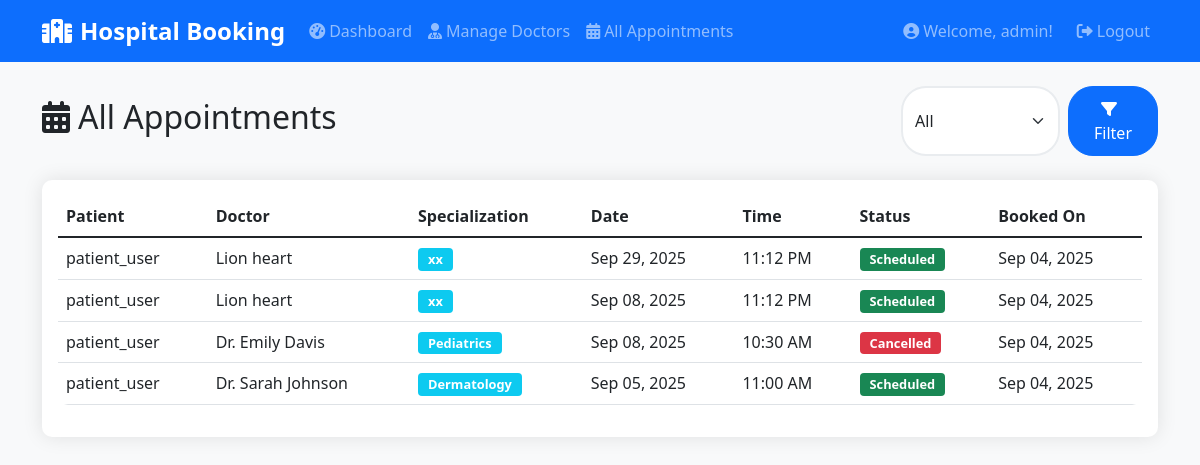
The page /admin/appointments (signed in) on the database as committed earlier.
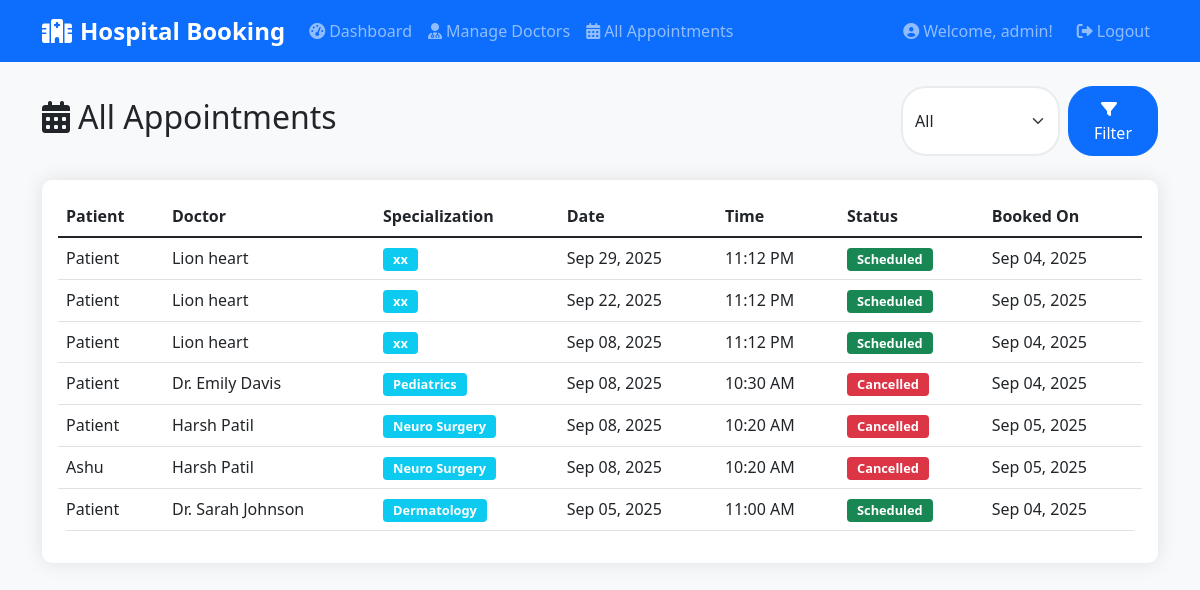
The same page on the database as committed later.
### models/user.py (models this page shows, shortened)
class User(UserMixin, db.Model):
    id = db.Column(db.Integer, primary_key=True)
    username = db.Column(db.String(80), unique=True, nullable=False)
    email = db.Column(db.String(120), unique=True, nullable=False)
    password_hash = db.Column(db.String(128), nullable=False)
    role = db.Column(db.String(20), default='patient')  # 'patient' or 'admin'
    phone = db.Column(db.String(15))
    created_at = db.Column(db.DateTime, default=datetime.utcnow)
    appointments = db.relationship('Appointment', backref='patient', lazy=True)

### models/appointment.py (models this page shows, shortened)
class Appointment(db.Model):
    id = db.Column(db.Integer, primary_key=True)
    patient_id = db.Column(db.Integer, db.ForeignKey('user.id'), nullable=False)
    doctor_id = db.Column(db.Integer, db.ForeignKey('doctor.id'), nullable=False)
    appointment_date = db.Column(db.Date, nullable=False)
    appointment_time = db.Column(db.Time, nullable=False)
    status = db.Column(db.String(20), default='scheduled')  # scheduled, completed, cancelled
    notes = db.Column(db.Text)
    created_at = db.Column(db.DateTime, default=datetime.utcnow)

### models/doctor.py (models this page shows, shortened)
class Doctor(db.Model):
    id = db.Column(db.Integer, primary_key=True)
    name = db.Column(db.String(100), nullable=False)
    specialization = db.Column(db.String(100), nullable=False)
    email = db.Column(db.String(120))
    phone = db.Column(db.String(15))
    experience = db.Column(db.Integer)  # years of experience
    qualifications = db.Column(db.Text)
    is_available = db.Column(db.Boolean, default=True)
    created_at = db.Column(db.DateTime, default=datetime.utcnow)
    appointments = db.relationship('Appointment', backref='doctor', lazy=True)
    schedules = db.relationship('DoctorSchedule', backref='doctor', lazy=True, cascade='all, delete-orphan')

### routes/admin.py (the view)
@admin_bp.route('/admin/appointments')
@login_required
@admin_required
def view_all_appointments():
    page = request.args.get('page', 1, type=int)
    status_filter = request.args.get('status', 'all')
    query = Appointment.query
    if status_filter != 'all':
        query = query.filter_by(status=status_filter)
    appointments = query.order_by(
        Appointment.appointment_date.desc(),
        Appointment.appointment_time.desc()
    ).paginate(
        page=page, per_page=20, error_out=False
    )
    return render_template('admin_appointments.html',
                         appointments=appointments,
                         status_filter=status_filter)

### app.py (called while the page is built)
def create_app(config_name=None):
    app = Flask(__name__)
    if config_name is None:
        config_name = os.environ.get('FLASK_ENV', 'development')
    app.config.from_object(config[config_name])
    db.init_app(app)
    login_manager = LoginManager()
    login_manager.init_app(app)
    login_manager.login_view = 'auth.login'
    login_manager.login_message = 'Please log in to access this page.'
    login_manager.login_message_category = 'info'
    @login_manager.user_loader
    def load_user(user_id):
        return User.query.get(int(user_id))
    app.register_blueprint(auth_bp)
    app.register_blueprint(patient_bp)
    app.register_blueprint(admin_bp)
    with app.app_context():
        db.create_all()
        create_sample_data()
    return app

### routes/admin.py (called while the page is built)
def admin_required(f):
    @wraps(f)
    def decorated_function(*args, **kwargs):
        if not current_user.is_authenticated or current_user.role != 'admin':
            flash('Admin access required!', 'error')
            return redirect(url_for('auth.login'))
        return f(*args, **kwargs)
    return decorated_function

### templates/admin_appointments.html (shortened to what this page needs)
{% extends "base.html" %}
{% block content %}
<div class="d-flex justify-content-between align-items-center mb-4">
  <h2><i class="fas fa-calendar-alt me-2"></i>All Appointments</h2>
  <form class="d-flex" method="GET" action="{{ url_for('admin.view_all_appointments') }}">
    <select class="form-select me-2" name="status">
      <option value="all" {% if status_filter == 'all' %}selected{% endif %}>All</option>
    </select>
    <button class="btn btn-primary" type="submit"><i class="fas fa-filter me-2"></i>Filter</button>
  </form>
</div>
<div class="card">
  <div class="card-body">
    {% if appointments.items %}
      <div class="table-responsive">
        <table class="table table-hover">
          <thead>
            <tr>
              <th>Patient</th>
              <th>Doctor</th>
              <th>Specialization</th>
              <th>Date</th>
              <th>Time</th>
              <th>Status</th>
              <th>Booked On</th>
            </tr>
          </thead>
          <tbody>
            {% for a in appointments.items %}
            <tr>
              <td>{{ a.patient.username }}</td>
              <td>{{ a.doctor.name }}</td>
              <td><span class="badge bg-info">{{ a.doctor.specialization }}</span></td>
              <td>{{ a.appointment_date.strftime('%b %d, %Y') }}</td>
              <td>{{ a.appointment_time.strftime('%I:%M %p') }}</td>
              <td>
                {% if a.status == 'scheduled' %}
                  <span class="badge bg-success">Scheduled</span>
                {% elif a.status == 'completed' %}
                  <span class="badge bg-primary">Completed</span>
                {% else %}
                  <span class="badge bg-danger">Cancelled</span>
                {% endif %}
              </td>
              <td>{{ a.created_at.strftime('%b %d, %Y') }}</td>
            </tr>
            {% endfor %}
          </tbody>
        </table>
      </div>
    {% else %}
      <div class="text-center py-5">
        <i class="fas fa-calendar-times fa-3x text-muted mb-3"></i>
        <h5 class="text-muted">No appointments found</h5>
      </div>
    {% endif %}
  </div>
</div>
{% endblock %}

### templates/base.html (shortened to what this page needs)
<!DOCTYPE html>
<html lang="en">
<head>
    <link href="https://cdn.jsdelivr.net/npm/bootstrap@5.1.3/dist/css/bootstrap.min.css" rel="stylesheet">
    <link href="https://cdnjs.cloudflare.com/ajax/libs/font-awesome/6.0.0/css/all.min.css" rel="stylesheet">
    <link href="{{ url_for('static', filename='css/style.css') }}" rel="stylesheet">
</head>
<body>
    <nav class="navbar navbar-expand-lg navbar-dark bg-primary">
        <div class="container">
            <a class="navbar-brand" href="{{ url_for('auth.index') }}">
                <i class="fas fa-hospital me-2"></i>Hospital Booking
            </a>
            {% if current_user.is_authenticated %}
            <div class="collapse navbar-collapse" id="navbarNav">
                <ul class="navbar-nav me-auto">
                    {% if current_user.role == 'patient' %}
                        <li class="nav-item">
                            <a class="nav-link" href="{{ url_for('patient.dashboard') }}">
                                <i class="fas fa-tachometer-alt me-1"></i>Dashboard
                            </a>
                        </li>
                        <li class="nav-item">
                            <a class="nav-link" href="{{ url_for('patient.view_doctors') }}">
                                <i class="fas fa-user-md me-1"></i>Find Doctors
                            </a>
                        </li>
                        <li class="nav-item">
                            <a class="nav-link" href="{{ url_for('patient.appointment_history') }}">
                                <i class="fas fa-history me-1"></i>History
                            </a>
                        </li>
                        <li class="nav-item">
                            <a class="nav-link" href="{{ url_for('patient.profile') }}">
                                <i class="fas fa-user me-1"></i>Profile
                            </a>
                        </li>
                    {% elif current_user.role == 'admin' %}
                        <li class="nav-item">
                            <a class="nav-link" href="{{ url_for('admin.dashboard') }}">
                                <i class="fas fa-tachometer-alt me-1"></i>Dashboard
                            </a>
                        </li>
                        <li class="nav-item">
                            <a class="nav-link" href="{{ url_for('admin.manage_doctors') }}">
                                <i class="fas fa-user-md me-1"></i>Manage Doctors
                            </a>
                        </li>
                        <li class="nav-item">
                            <a class="nav-link" href="{{ url_for('admin.view_all_appointments') }}">
                                <i class="fas fa-calendar-alt me-1"></i>All Appointments
                            </a>
                        </li>
                    {% endif %}
                </ul>
                <div class="navbar-nav">
                    <span class="navbar-text me-3">
                        <i class="fas fa-user-circle me-1"></i>Welcome, {{ current_user.username }}!
                    </span>
                    <a class="nav-link" href="{{ url_for('auth.logout') }}">
                        <i class="fas fa-sign-out-alt me-1"></i>Logout
                    </a>
                </div>
            </div>
            {% endif %}
        </div>
    </nav>
    <div class="container mt-4">
        {% block content %}{% endblock %}
    </div>
</body>
</html>

### static/css/style.css (style rules this page uses)
:root { --primary-color: #0d6efd; --secondary-color: #6c757d; --success-color: #198754; --danger-color: #dc3545; --warning-color: #ffc107; --info-color: #0dcaf0; }
body { background-color: #f8f9fa; }
.card { border: none; border-radius: 10px; box-shadow: 0 0 20px rgba(0,0,0,0.1); transition: transform 0.3s ease; }
.navbar-brand { font-weight: bold; font-size: 1.5rem; }
.btn { border-radius: 25px; padding: 10px 25px; font-weight: 500; transition: all 0.3s ease; }
.table { background: white; border-radius: 10px; overflow: hidden; }
.badge { font-size: 0.8rem; padding: 5px 10px; }
.form-control, .form-select { border-radius: 25px; border: 2px solid #e9ecef; transition: all 0.3s ease; }

Rows that differ between the two databases and show on the page:
changed through a linked row, Appointment "Sep 29, 2025": patient.username "patient_user" → "Patient"
added Appointment: patient.username "Patient", doctor.name "Lion heart", doctor.specialization "xx", appointment_date "Sep 22, 2025", appointment_time "11:12 PM", status "Scheduled", created_at "Sep 05, 2025"
changed through a linked row, Appointment (number 3 of 7 on the later page): patient.username "patient_user" → "Patient"
changed through a linked row, Appointment "10:30 AM": patient.username "patient_user" → "Patient"
added Appointment: patient.username "Patient", doctor.name "Harsh Patil", doctor.specialization "Neuro Surgery", appointment_date "Sep 08, 2025", appointment_time "10:20 AM", status "Cancelled", created_at "Sep 05, 2025"
added Appointment: patient.username "Ashu", doctor.name "Harsh Patil", doctor.specialization "Neuro Surgery", appointment_date "Sep 08, 2025", appointment_time "10:20 AM", status "Cancelled", created_at "Sep 05, 2025"
changed through a linked row, Appointment "11:00 AM": patient.username "patient_user" → "Patient"
